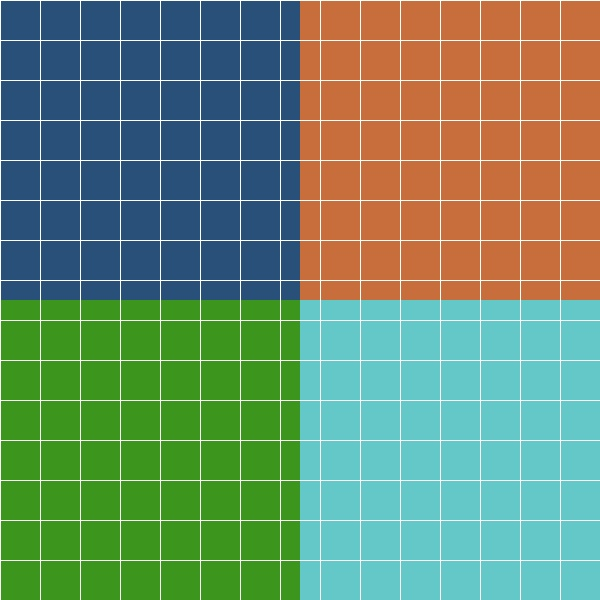
#> input picture app/tests/fixtures/test_sat.jpg, 600 x 600 px
$ python -i frame_quality.py   (imports and definitions only)
#> lines starting #> are read from the running program, lines starting #| are printed output that depends on the picture; after the words box and inside, x2 and y2 are one past the last pixel; in counts of white or black regions, pixels touching at a corner belong together
#> further down, picture is the input picture: shape (600, 600, 3); mean B, G, R 109.5, 140.3, 107.3
from __future__ import annotations

import logging
from dataclasses import dataclass
from typing import Any

import cv2
import numpy as np

logger = logging.getLogger("vns.validation")


@dataclass(frozen=True)
class FrameQualityThresholds:
    """Pass/fail thresholds for :func:`assess_frame_quality`.

    Defaults are tuned for a Gazebo downward-camera frame over a textured
    ground plane: a blank/green/low-feature frame (untextured ground, a
    rendering failure, or a frame captured outside the textured footprint)
    should fail at least one of these.
    """

    min_grayscale_std: float = 8.0
    min_orb_keypoints: int = 25
    max_green_ratio: float = 0.6
    min_brightness_mean: float = 10.0
    max_brightness_mean: float = 245.0


DEFAULT_THRESHOLDS = FrameQualityThresholds()

# Same nfeatures/scaleFactor/nlevels convention as
# src/vns/perception/feature_extractor.py, src/vns/vision/extractor.py, and
# simulation/scripts/build_reference_database.py.
_ORB = cv2.ORB_create(nfeatures=500, scaleFactor=1.2, nlevels=8)

# Green hue band in OpenCV's HSV (H in [0, 179]), with a minimum saturation so
# desaturated grey/khaki ground (real terrain) is not mistaken for a "green"
# untextured Gazebo default-ground-plane color.
_GREEN_HSV_LOW = (35, 60, 40)
_GREEN_HSV_HIGH = (85, 255, 255)


@dataclass(frozen=True)
class FrameQualityReport:
    grayscale_std: float
    orb_keypoint_count: int
    green_ratio: float
    brightness_mean: float
    brightness_std: float
    passed: bool
    reasons: tuple[str, ...]

    def as_dict(self) -> dict[str, Any]:
        return {
            "grayscale_std": self.grayscale_std,
            "orb_keypoint_count": self.orb_keypoint_count,
            "green_ratio": self.green_ratio,
            "brightness_mean": self.brightness_mean,
            "brightness_std": self.brightness_std,
            "passed": self.passed,
            "reasons": list(self.reasons),
        }

    def __str__(self) -> str:
        verdict = "PASS" if self.passed else "REJECT"
        summary = (
            f"{verdict} std={self.grayscale_std:.1f} "
            f"orb_kp={self.orb_keypoint_count} "
            f"green_ratio={self.green_ratio:.2f} "
            f"brightness={self.brightness_mean:.1f}+/-{self.brightness_std:.1f}"
        )
        if self.reasons:
            summary += " (" + "; ".join(self.reasons) + ")"
        return summary


def assess_frame_quality(
    image: np.ndarray,
    thresholds: FrameQualityThresholds = DEFAULT_THRESHOLDS,
) -> FrameQualityReport:
    """Assess whether ``image`` (BGR or grayscale) looks like a real, textured
    downward-camera frame rather than blank/plain/low-feature ground.

    Does not raise on a bad frame -- returns a report with ``passed=False``
    and human-readable ``reasons`` so callers decide what to do (reject before
    writing, log, etc.).
    """
    arr = np.asarray(image)
    if arr.ndim == 3 and arr.shape[2] == 3:
        gray = cv2.cvtColor(arr, cv2.COLOR_BGR2GRAY)
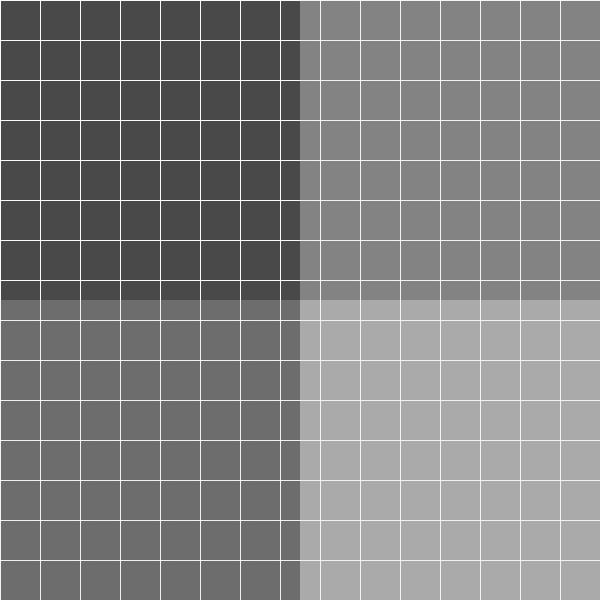
#> gray: shape (600, 600); min 68, max 254, mean 126.9
        bgr = arr
    elif arr.ndim == 2:
        gray = arr
        bgr = cv2.cvtColor(arr, cv2.COLOR_GRAY2BGR)
    else:
        raise ValueError(f"Expected a grayscale or BGR image, got shape {arr.shape}")

    grayscale_std = float(gray.std())
#> grayscale_std = 43.44
    brightness_mean = float(gray.mean())
#> brightness_mean = 126.9
    brightness_std = grayscale_std
#> brightness_std = 43.44

    keypoints, _ = _ORB.detectAndCompute(gray, None)
#> keypoints = 449 keypoints; strongest (x, y, size): (160, 160, 37.2), (40, 40, 37.2), (280, 40, 37.2), (280, 280, 37.2)
    orb_keypoint_count = 0 if keypoints is None else len(keypoints)
#> orb_keypoint_count = 449

    hsv = cv2.cvtColor(bgr, cv2.COLOR_BGR2HSV)
#> hsv: shape (600, 600, 3); mean H, S, V 64.4, 159.4, 170.5
    green_mask = cv2.inRange(hsv, _GREEN_HSV_LOW, _GREEN_HSV_HIGH)
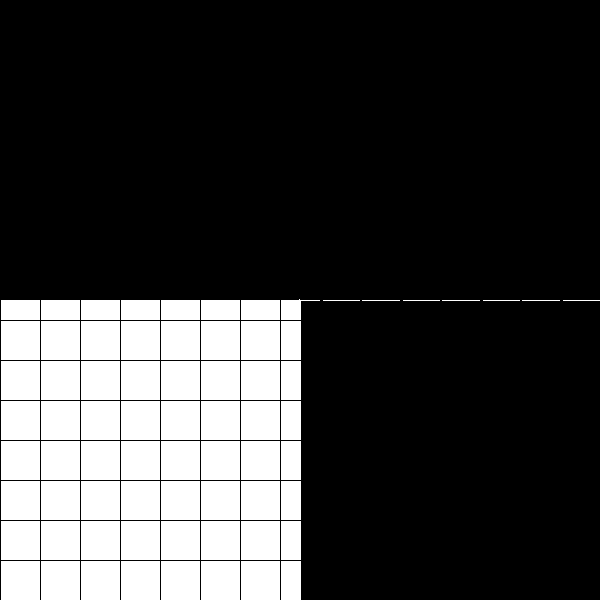
#> green_mask: shape (600, 600); 23.9% white; 71 white regions, largest, box (x1, y1, x2, y2) and area: (1, 321, 40, 360) 1521, (41, 321, 80, 360) 1521, (81, 321, 120, 360) 1521
    green_ratio = float(green_mask.mean()) / 255.0
#> green_ratio = 0.239

    reasons: list[str] = []
    if grayscale_std < thresholds.min_grayscale_std:
        reasons.append(
            f"grayscale_std {grayscale_std:.1f} < {thresholds.min_grayscale_std} "
            "(near-uniform color, likely untextured ground)"
        )
    if orb_keypoint_count < thresholds.min_orb_keypoints:
        reasons.append(
            f"orb_keypoint_count {orb_keypoint_count} < {thresholds.min_orb_keypoints} "
            "(too few features to match against a reference database)"
        )
    if green_ratio > thresholds.max_green_ratio:
        reasons.append(
            f"green_ratio {green_ratio:.2f} > {thresholds.max_green_ratio} "
            "(likely Gazebo default/fallback green ground plane)"
        )
    if brightness_mean < thresholds.min_brightness_mean:
        reasons.append(
            f"brightness_mean {brightness_mean:.1f} < {thresholds.min_brightness_mean} "
            "(frame too dark, e.g. rendering not ready)"
        )
    if brightness_mean > thresholds.max_brightness_mean:
        reasons.append(
            f"brightness_mean {brightness_mean:.1f} > {thresholds.max_brightness_mean} "
            "(frame blown out / overexposed)"
        )

    report = FrameQualityReport(
        grayscale_std=grayscale_std,
        orb_keypoint_count=orb_keypoint_count,
        green_ratio=green_ratio,
        brightness_mean=brightness_mean,
        brightness_std=brightness_std,
        passed=not reasons,
        reasons=tuple(reasons),
    )
    if not report.passed:
        logger.debug("Frame quality check failed: %s", report)
    return report

>>> import cv2
>>> picture = cv2.imread('../../../app/tests/fixtures/test_sat.jpg')
>>> result = assess_frame_quality(picture)
